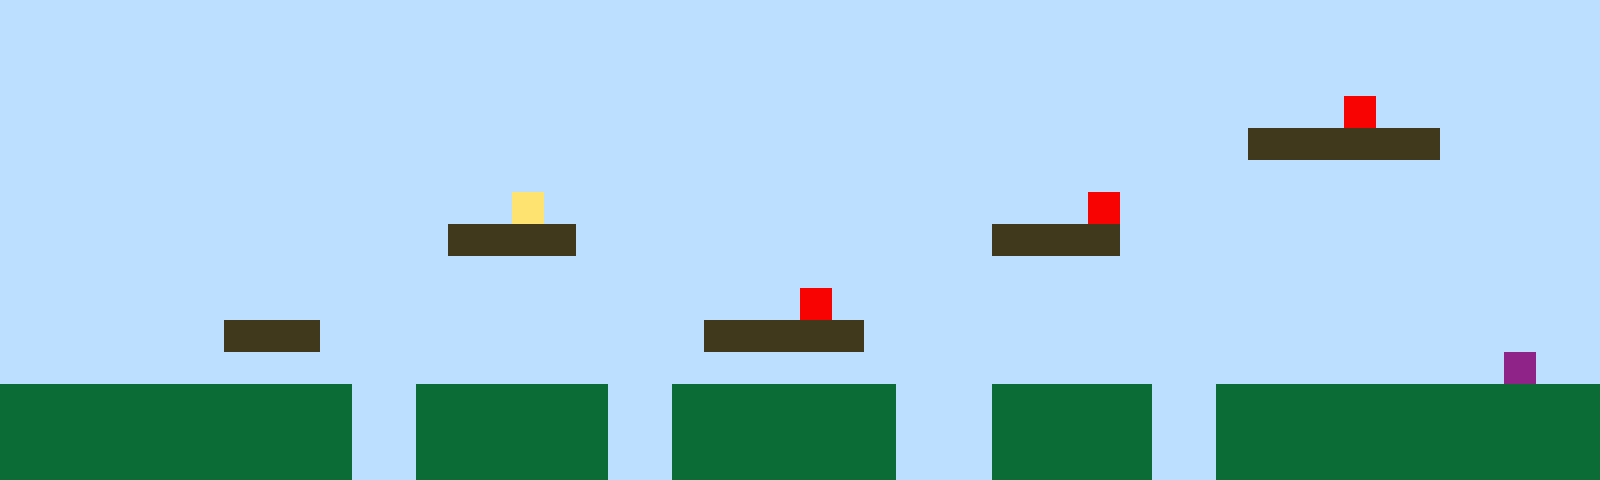

Tiled map render using the project's own tile images. Description and the whole map definition, tile-layer contents included, below:
An orthogonal 50x15 tile map with 32x32 px tiles, 1 tile layer (Tile Layer 1).

<map version="1.10" tiledversion="1.11.2" orientation="orthogonal" renderorder="right-up" width="50" height="15" tilewidth="32" tileheight="32" infinite="0" nextlayerid="2" nextobjectid="1"><editorsettings><export target="map1.csv" format="csv" /></editorsettings><tileset firstgid="1" name="sprites" tilewidth="32" tileheight="32" tilecount="6" columns="3"><image source="sprites.png" width="96" height="64" /></tileset><layer id="1" name="Tile Layer 1" width="50" height="15"><data encoding="csv">1,1,1,1,1,1,1,1,1,1,1,1,1,1,1,1,1,1,1,1,1,1,1,1,1,1,1,1,1,1,1,1,1,1,1,1,1,1,1,1,1,1,1,1,1,1,1,1,1,1,1,1,1,1,1,1,1,1,1,1,1,1,1,1,1,1,1,1,1,1,1,1,1,1,1,1,1,1,1,1,1,1,1,1,1,1,1,1,1,1,1,1,1,1,1,1,1,1,1,1,1,1,1,1,1,1,1,1,1,1,1,1,1,1,1,1,1,1,1,1,1,1,1,1,1,1,1,1,1,1,1,1,1,1,1,1,1,1,1,1,1,1,1,1,1,1,1,1,1,1,1,1,1,1,1,1,1,1,1,1,1,1,1,1,1,1,1,1,1,1,1,1,1,1,1,1,1,1,1,1,1,1,1,1,1,1,1,1,1,1,1,1,5,1,1,1,1,1,1,1,1,1,1,1,1,1,1,1,1,1,1,1,1,1,1,1,1,1,1,1,1,1,1,1,1,1,1,1,1,1,1,1,1,1,1,1,1,1,1,3,3,3,3,3,3,1,1,1,1,1,1,1,1,1,1,1,1,1,1,1,1,1,1,1,1,1,1,1,1,1,1,1,1,1,1,1,1,1,1,1,1,1,1,1,1,1,1,1,1,1,1,1,1,1,1,1,1,1,1,1,1,1,1,1,1,1,1,1,1,1,1,1,1,1,1,1,4,1,1,1,1,1,1,1,1,1,1,1,1,1,1,1,1,1,5,1,1,1,1,1,1,1,1,1,1,1,1,1,1,1,1,1,1,1,1,1,1,1,1,1,1,1,1,1,3,3,3,3,1,1,1,1,1,1,1,1,1,1,1,1,1,3,3,3,3,1,1,1,1,1,1,1,1,1,1,1,1,1,1,1,1,1,1,1,1,1,1,1,1,1,1,1,1,1,1,1,1,1,1,1,1,1,1,1,1,1,1,1,1,1,1,1,1,1,1,1,1,1,1,1,1,1,1,1,1,1,1,1,1,1,1,1,1,1,1,1,1,1,1,1,1,1,1,1,1,1,1,1,1,1,1,1,1,1,1,5,1,1,1,1,1,1,1,1,1,1,1,1,1,1,1,1,1,1,1,1,1,1,1,1,1,1,1,1,1,1,1,3,3,3,1,1,1,1,1,1,1,1,1,1,1,1,3,3,3,3,3,1,1,1,1,1,1,1,1,1,1,1,1,1,1,1,1,1,1,1,1,1,1,1,1,1,1,1,1,1,1,1,1,1,1,1,1,1,1,1,1,1,1,1,1,1,1,1,1,1,1,1,1,1,1,1,1,1,1,1,1,1,1,1,1,1,1,1,1,1,1,6,1,1,2,2,2,2,2,2,2,2,2,2,2,1,1,2,2,2,2,2,2,1,1,2,2,2,2,2,2,2,1,1,1,2,2,2,2,2,1,1,2,2,2,2,2,2,2,2,2,2,2,2,2,2,2,2,2,2,2,2,2,2,2,1,1,2,2,2,2,2,2,1,1,2,2,2,2,2,2,2,1,1,1,2,2,2,2,2,1,1,2,2,2,2,2,2,2,2,2,2,2,2,2,2,2,2,2,2,2,2,2,2,2,1,1,2,2,2,2,2,2,1,1,2,2,2,2,2,2,2,1,1,1,2,2,2,2,2,1,1,2,2,2,2,2,2,2,2,2,2,2,2</data></layer></map>
